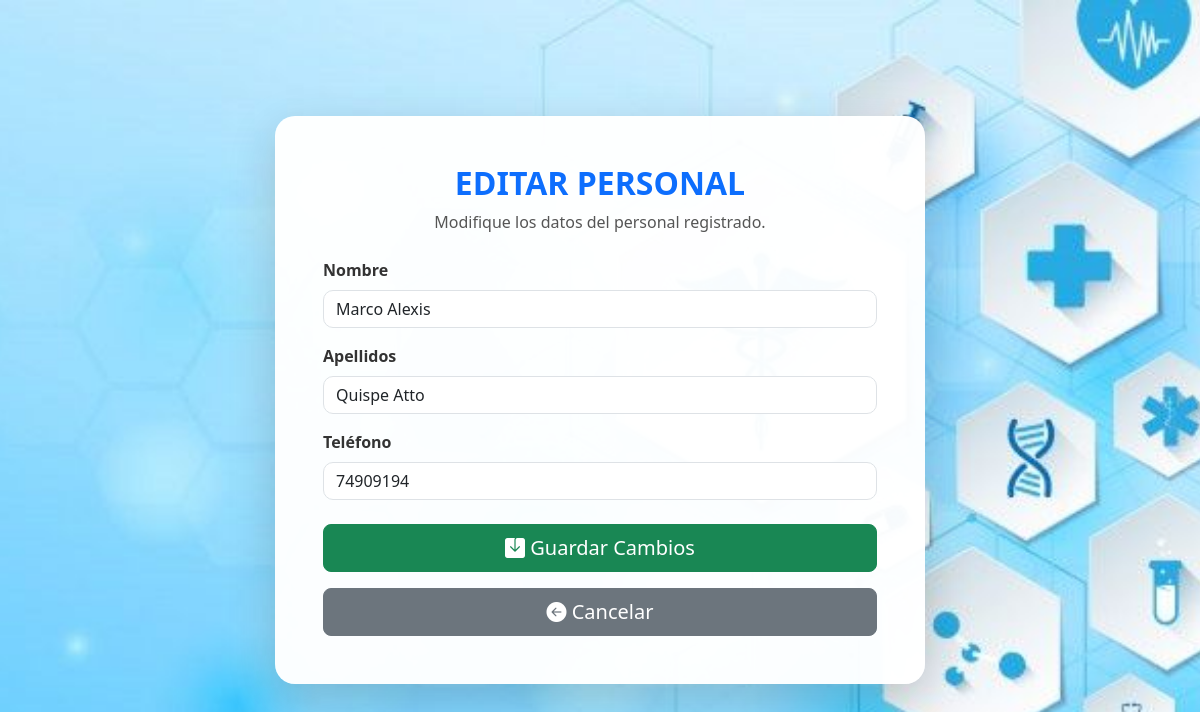
Screenshot of /editar_personal/1 with the database file from the repository.
### models/personal.py (models this page shows)
class Personal(db.Model):
    __tablename__ = 'personal'
    CodPersonal = db.Column(db.Integer, primary_key=True)
    Nombre = db.Column(db.String(100), nullable=False)
    Apellidos = db.Column(db.String(100), nullable=False)
    Telefono = db.Column(db.String(20))
    Estado = db.Column(db.String(20), default='Activo')

### controllers/personal_controller.py (the view)
@personal_bp.route('/editar_personal/<int:id>', methods=['GET', 'POST'])
def editar_personal(id):
    personal = Personal.query.get_or_404(id)
    if request.method == 'POST':
        personal.Nombre = request.form['nombre']
        personal.Apellidos = request.form['apellidos']
        personal.Telefono = request.form['telefono']
        db.session.commit()
        return redirect(url_for('personal.listar_personal'))
    return render_template('personal/editar_personal.html',personal=personal)

### templates/personal/editar_personal.html (shortened to what this page needs)
<!DOCTYPE html>
<html lang="es">
<head>
    <link href="https://cdn.jsdelivr.net/npm/bootstrap@5.3.7/dist/css/bootstrap.min.css"
          rel="stylesheet">
    <link rel="stylesheet"
          href="https://cdn.jsdelivr.net/npm/bootstrap-icons@1.13.1/font/bootstrap-icons.min.css">
    <link rel="stylesheet"
          href="{{ url_for('static', filename='css/editar_personal.css') }}">
</head>
<body>
    <div class="overlay">
        <div class="container d-flex justify-content-center align-items-center min-vh-100">
            <div class="card shadow-lg formulario-card">
                <div class="card-body p-5">
                    <div class="text-center mb-4">
                        <h2 class="titulo-principal">
                            EDITAR PERSONAL
                        </h2>
                        <p class="mensaje">
                            Modifique los datos del personal registrado.
                        </p>
                    </div>
                    <form method="POST">
                        <div class="mb-3">
                            <label class="form-label">
                                Nombre
                            </label>
                            <input
                                type="text"
                                name="nombre"
                                class="form-control"
                                value="{{ personal.Nombre }}"
                                required>
                        </div>
                        <div class="mb-3">
                            <label class="form-label">
                                Apellidos
                            </label>
                            <input
                                type="text"
                                name="apellidos"
                                class="form-control"
                                value="{{ personal.Apellidos }}"
                                required>
                        </div>
                        <div class="mb-4">
                            <label class="form-label">
                                Teléfono
                            </label>
                            <input
                                type="text"
                                name="telefono"
                                class="form-control"
                                value="{{ personal.Telefono }}">
                        </div>
                        <div class="d-grid gap-3">
                            <button type="submit"
                                    class="btn btn-success btn-lg efecto-sonido">
                                <i class="bi bi-save-fill"></i>
                                Guardar Cambios
                            </button>
                            <a href="/listar_personal"
                            class="text-decoration-none boton-sonido">
                                <button type="button"
                                        class="btn btn-secondary btn-lg w-100 efecto-sonido">
                                    <i class="bi bi-arrow-left-circle-fill"></i>
                                    Cancelar
                                </button>
                            </a>
                        </div>
                    </form>
                </div>
            </div>
        </div>
    </div>
</body>
</html>

### static/css/editar_personal.css (style rules this page uses)
body { margin:0; padding:0; background:url("../img/editar.jpg") no-repeat center center fixed; background-size:cover; }
.overlay { min-height:100vh; }
.formulario-card { width:100%; max-width:650px; border:none; border-radius:20px; background:rgba(255,255,255,.97); }
.titulo-principal { color:#0d6efd; font-weight:bold; text-shadow: -1px -1px 0 white, 1px -1px 0 white, -1px 1px 0 white, 1px 1px 0 white; }
.mensaje { color:#555; font-size:1rem; font-weight:500; }
.form-label { font-weight:600; color:#333; }
.form-control { border-radius:10px; }
.btn { transition:.3s; }

### rows the page displays
Personal: nombre "Marco Alexis", apellidos "Quispe Atto", telefono "74909194"
